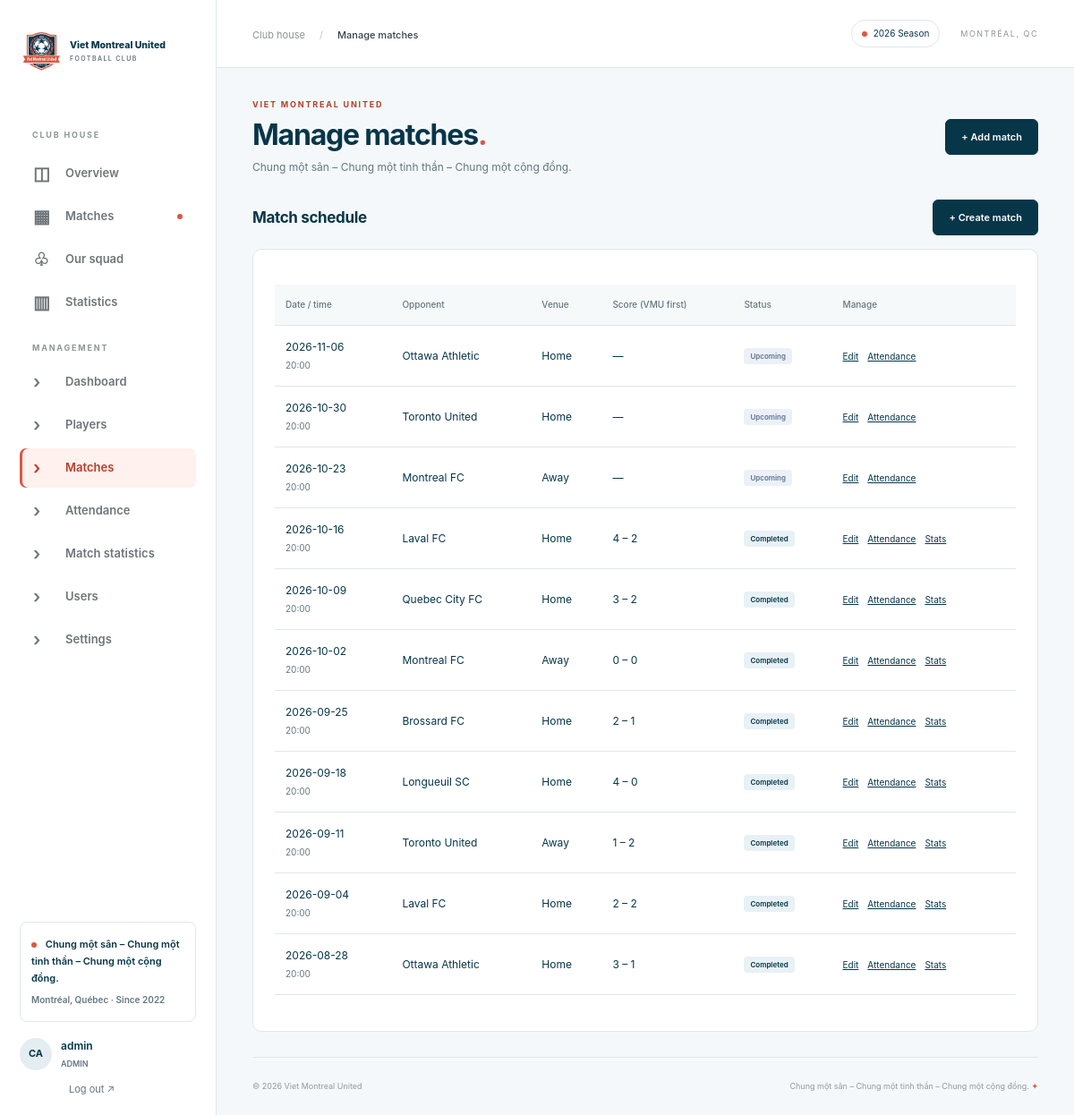
/index.php?page=admin-matches (signed in), run on the app's committed database.
### tables this page shows
CREATE TABLE users (
 id INT UNSIGNED AUTO_INCREMENT PRIMARY KEY,
 username VARCHAR(60) NOT NULL UNIQUE,
 password_hash VARCHAR(255) NOT NULL,
 role ENUM('ADMIN','PLAYER') NOT NULL,
 player_id INT UNSIGNED NULL UNIQUE,
 is_active TINYINT(1) NOT NULL DEFAULT 1,
 created_at TIMESTAMP NOT NULL DEFAULT CURRENT_TIMESTAMP,
 updated_at TIMESTAMP NOT NULL DEFAULT CURRENT_TIMESTAMP ON UPDATE CURRENT_TIMESTAMP,
 FOREIGN KEY (player_id) REFERENCES players(id) ON DELETE RESTRICT
);

CREATE TABLE matches (
 id INT UNSIGNED AUTO_INCREMENT PRIMARY KEY,
 match_date DATE NOT NULL, match_time TIME NOT NULL,
 opponent_name VARCHAR(120) NOT NULL, opponent_logo VARCHAR(190) NULL,
 location VARCHAR(190) NOT NULL,
 home_away ENUM('Home','Away') NOT NULL DEFAULT 'Home',
 our_score SMALLINT UNSIGNED NULL, opponent_score SMALLINT UNSIGNED NULL,
 status ENUM('Upcoming','Completed','Cancelled','Postponed') NOT NULL DEFAULT 'Upcoming',
 created_at TIMESTAMP NOT NULL DEFAULT CURRENT_TIMESTAMP,
 updated_at TIMESTAMP NOT NULL DEFAULT CURRENT_TIMESTAMP ON UPDATE CURRENT_TIMESTAMP,
 INDEX idx_match_schedule(status,match_date,match_time),
 CONSTRAINT completed_score CHECK(status <> 'Completed' OR (our_score IS NOT NULL AND opponent_score IS NOT NULL))
);

### public/index.php (called while the page is built, shortened)
<?php
require __DIR__.'/../app/bootstrap.php';
$page=is_string($_GET['page'] ?? null)?$_GET['page']:'home';
$routes=['home'=>'home','matches'=>'matches','match'=>'match','players'=>'players','profile'=>'profile','statistics'=>'statistics','login'=>'login','account'=>'account','admin'=>'home','admin-players'=>'admin-players','admin-player-edit'=>'admin-player-edit','admin-matches'=>'admin-matches','admin-match-edit'=>'admin-match-edit','admin-attendance'=>'admin-match-data','admin-stats'=>'admin-match-data','admin-users'=>'admin-users','admin-settings'=>'admin-settings'];
$titles=['home'=>'Club overview','matches'=>'Match centre','match'=>'Match detail','players'=>'Our squad','profile'=>'Player profile','statistics'=>'Club statistics','login'=>'Welcome back','account'=>'My account','admin'=>'Club dashboard','admin-players'=>'Manage players','admin-player-edit'=>'Player details','admin-matches'=>'Manage matches','admin-match-edit'=>'Match details','admin-attendance'=>'Match attendance','admin-stats'=>'Match statistics','admin-users'=>'Player accounts','admin-settings'=>'Club settings'];
$title=$titles[$page];
try { require __DIR__.'/../app/views/'.$routes[$page].'.php'; $content=ob_get_clean(); }
catch (DomainException $e) { ob_end_clean(); abort_page(404,$e->getMessage()); }
require __DIR__.'/../app/views/layout.php';

### app/auth.php (called while the page is built, shortened)
<?php
function current_user(): ?array {
    $u = one('SELECT u.*, p.full_name, p.photo_path, p.is_active AS player_active FROM users u LEFT JOIN players p ON p.id=u.player_id WHERE u.id=?', [$_SESSION['user_id']]);
    return $u;
}
function is_admin(): bool { return ($GLOBALS['user']['role'] ?? '') === 'ADMIN'; }

### app/bootstrap.php (called while the page is built, shortened)
<?php
require __DIR__ . '/functions.php';
require __DIR__ . '/auth.php';
try {
    $settings = array_column(query('SELECT * FROM settings'), 'setting_value', 'setting_key');
} catch (PDOException $e) {
    error_log($e->getMessage()); http_response_code(503);
    exit('Database is not configured. Configure config/database.local.php and follow README.md.');
}
$user = current_user();

### app/views/admin-matches.php (the view)
<div class="section-heading"><h2>Match schedule</h2><a class="btn btn-dark" href="<?= url('admin-match-edit') ?>">+ Create match</a></div><section class="panel"><div class="table-responsive"><table class="table"><thead><tr><th>Date / time</th><th>Opponent</th><th>Venue</th><th>Score (VMU first)</th><th>Status</th><th>Manage</th></tr></thead><tbody><?php foreach(query('SELECT * FROM matches ORDER BY match_date DESC,match_time DESC') as $m): ?><tr><td><?= e($m['match_date']) ?><small><?= e(substr($m['match_time'],0,5)) ?></small></td><td><a href="<?= url('match',['id'=>$m['id']]) ?>"><?= e($m['opponent_name']) ?></a></td><td><?= e($m['home_away']) ?></td><td><?= $m['status']==='Completed'?e($m['our_score'].' – '.$m['opponent_score']):'—' ?></td><td><?= badge($m['status']) ?></td><td class="action-links"><a href="<?= url('admin-match-edit',['id'=>$m['id']]) ?>">Edit</a><a href="<?= url('admin-attendance',['id'=>$m['id']]) ?>">Attendance</a><?php if($m['status']==='Completed'): ?><a href="<?= url('admin-stats',['id'=>$m['id']]) ?>">Stats</a><?php endif; ?></td></tr><?php endforeach; ?></tbody></table></div></section>

### app/functions.php (shortened to what this page needs)
<?php
function e(mixed $value): string { return htmlspecialchars((string)($value ?? ''), ENT_QUOTES | ENT_SUBSTITUTE, 'UTF-8'); }
function query(string $sql, array $args=[]): array { $s=$GLOBALS['pdo']->prepare($sql); $s->execute($args); return $s->fetchAll(); }
function one(string $sql, array $args=[]): ?array { return query($sql,$args)[0] ?? null; }
function url(string $page='home', array $args=[]): string { return 'index.php?'.http_build_query(['page'=>$page]+$args); }
function initials(string $name): string { $a=preg_split('/\s+/u',trim($name)); return mb_strtoupper(mb_substr($a[0],0,1).mb_substr(end($a),0,1)); }
function avatar(array $p): string {
    $photo=$p['photo_path'] ?? null;
    return '<span class="avatar">'.e(initials($p['full_name'])).'</span>';
}
function club(): string { return $GLOBALS['settings']['club_name'] ?? 'Viet Montreal United'; }
function club_slogan(): string { return 'Chung một sân – Chung một tinh thần – Chung một cộng đồng.'; }
function badge(string $text): string { return '<span class="badge status-'.e(strtolower($text)).'">'.e($text).'</span>'; }

### app/views/layout.php (shortened to what this page needs)
<!doctype html>
<html lang="vi">
<head><link rel="stylesheet" href="assets/bootstrap.min.css"><link rel="stylesheet" href="assets/app.css?v=club-2022"><link rel="stylesheet" href="assets/club-theme.css?v=4"></head>
<body>
<aside class="sidebar" id="navigation">
<a href="<?= url() ?>" class="brand"><img class="brand-logo" src="assets/images/club-logo.jpg" alt="Logo Viet Montreal United" width="48" height="48"><span><span class="brand-name">Viet Montreal United</span><small>FOOTBALL CLUB</small></span></a>
<div class="nav-caption">CLUB HOUSE</div>
<nav aria-label="Main navigation">
<?php $nav=['home'=>['◫','Overview'],'matches'=>['▦','Matches'],'players'=>['♧','Our squad'],'statistics'=>['▥','Statistics']]; foreach($nav as $key=>[$icon,$label]): $args=$key==='profile'?['id'=>$user['player_id']]:($key==='match'?['id'=>$nm['id']]:[]); ?>
<a class="nav-item <?= $page===$key?'active':'' ?>" href="<?= url($key,$args) ?>"><span><?= $icon ?></span><?= e($label) ?><?= $key==='matches'?'<i class="nav-dot"></i>':'' ?></a>
<?php endforeach; ?>
<?php if(is_admin()): ?><div class="nav-caption">MANAGEMENT</div><?php foreach(['admin'=>'Dashboard','admin-players'=>'Players','admin-matches'=>'Matches','admin-attendance'=>'Attendance','admin-stats'=>'Match statistics','admin-users'=>'Users','admin-settings'=>'Settings'] as $key=>$label): ?><a class="nav-item <?= $page===$key?'active':'' ?>" href="<?= url($key) ?>"><span>›</span><?= e($label) ?></a><?php endforeach; endif; ?>
</nav>
<div class="sidebar-bottom"><div class="club-note"><span class="live-dot"></span> <?= e(club_slogan()) ?><small>Montréal, Québec · Since 2022</small></div>
<?php if($user): ?><a class="user-link" href="<?= url('account') ?>"><?= avatar(array_replace($user,['full_name'=>$user['full_name'] ?? 'Club Admin'])) ?><span><?= e($user['full_name'] ?? $user['username']) ?><small><?= e($user['role']) ?></small></span></a><form method="post"><?= csrf() ?><input type="hidden" name="action" value="logout"><button class="logout" type="submit">Log out ↗</button></form><?php else: ?><a class="btn btn-dark w-100" href="<?= url('login') ?>">Member login ↗</a><?php endif; ?></div>
</aside>
<div class="workspace"><header class="topbar"><div class="topbar-left"><button class="menu-toggle" type="button" aria-controls="navigation" aria-expanded="false" aria-label="Toggle menu">☰</button><span class="breadcrumb-label">Club house <span>/</span> <strong><?= e($title) ?></strong></span></div><div class="topbar-right"><span class="season-pill"><span class="live-dot"></span><?= e($settings['season_label']) ?></span><span class="top-location">MONTRÉAL, QC</span></div></header>
<main id="main"><div class="page-heading"><div><div class="eyebrow">VIET MONTREAL UNITED</div><h1><?= e($title) ?><span class="title-dot">.</span></h1><p><?= e(club_slogan()) ?></p></div><div class="heading-action"><?php if(is_admin()): ?><a class="btn btn-dark" href="<?= url('admin-match-edit') ?>">+ Add match</a><?php else: ?><span class="date-stamp"><?= e(date('l, d M Y')) ?></span><?php endif; ?></div></div>
<?= $content ?>
<footer><span>© <?= date('Y') ?> <?= e(club()) ?></span><span><?= e(club_slogan()) ?> <span class="accent">✦</span></span></footer>
</main></div>
</body></html>

### public/assets/club-theme.css (style rules this page uses)
:root { --club-navy: #073649; --club-coral: #dc5743; --club-coral-dark: #b83c2b; --club-coral-pale: #fff1ed; --ink: var(--club-navy); --accent: var(--club-coral-dark); --muted: #647780; --line: #dfe7eb; --bg: #f5f8fa; }
body { color: var(--club-navy); }
.brand { gap: 10px; font-size: 11px; letter-spacing: .4px; }
.brand-logo { width: 56px; height: 56px; object-fit: contain; flex-shrink: 0; }
.brand small { font-size: 7px; letter-spacing: 1.2px; }
.nav-item.active { background: var(--club-coral-pale); color: var(--club-coral-dark); box-shadow: inset 3px 0 var(--club-coral); }
.nav-dot, .live-dot { background: var(--club-coral); }
.title-dot, .accent, .metric-icon { color: var(--club-coral); }
.page-heading .eyebrow, .section-heading > a, .squad-info small { color: var(--club-coral-dark); }
.btn-dark { --bs-btn-active-bg: #052a39; --bs-btn-active-border-color: #052a39; background: var(--club-navy); border-color: var(--club-navy); color: #fff; }
.status-home, .status-active, .status-yes, .status-completed { color: var(--club-navy); background: #e8f1f5; }
.avatar, .leader-row:nth-child(3n) .avatar { background: #e3edf2; color: var(--club-navy); }
.club-note { line-height:1.7 }
footer>span:last-child { max-width:55%;text-align:right }
.brand { gap:8px }
.brand-logo { width:48px;height:48px }
.brand-name { display:block;white-space:nowrap;font-size:10.5px;letter-spacing:0;font-weight:800 }
.brand small { font-size:7px;letter-spacing:1.4px }

### data on the page
users: username "admin", role "ADMIN"
matches: match_date "2026-11-06", match_time "20:00", opponent_name "Ottawa Athletic", home_away "Home", status "Upcoming"
matches: match_date "2026-10-30", match_time "20:00", opponent_name "Toronto United", home_away "Home", status "Upcoming"
matches: match_date "2026-10-23", match_time "20:00", opponent_name "Montreal FC", home_away "Away", status "Upcoming"
matches: match_date "2026-10-16", match_time "20:00", opponent_name "Laval FC", home_away "Home", our_score+opponent_score "4 – 2", status "Completed"
matches: match_date "2026-10-09", match_time "20:00", opponent_name "Quebec City FC", home_away "Home", our_score+opponent_score "3 – 2", status "Completed"
matches: match_date "2026-10-02", match_time "20:00", opponent_name "Montreal FC", home_away "Away", our_score+opponent_score "0 – 0", status "Completed"
matches: match_date "2026-09-25", match_time "20:00", opponent_name "Brossard FC", home_away "Home", our_score+opponent_score "2 – 1", status "Completed"
matches: match_date "2026-09-18", match_time "20:00", opponent_name "Longueuil SC", home_away "Home", our_score+opponent_score "4 – 0", status "Completed"
matches: match_date "2026-09-11", match_time "20:00", opponent_name "Toronto United", home_away "Away", our_score+opponent_score "1 – 2", status "Completed"
matches: match_date "2026-09-04", match_time "20:00", opponent_name "Laval FC", home_away "Home", our_score+opponent_score "2 – 2", status "Completed"
matches: match_date "2026-08-28", match_time "20:00", opponent_name "Ottawa Athletic", home_away "Home", our_score+opponent_score "3 – 1", status "Completed"

### other printed values
$icon "◫"
$label "Overview"
$icon "▦"
$label "Matches"
$icon "♧"
$label "Our squad"
$icon "▥"
$label "Statistics"
$label "Dashboard"
$label "Players"
$label "Attendance"
$label "Match statistics"
$label "Users"
$label "Settings"
club_slogan() "Chung một sân – Chung một tinh thần – Chung một cộng đồng."
